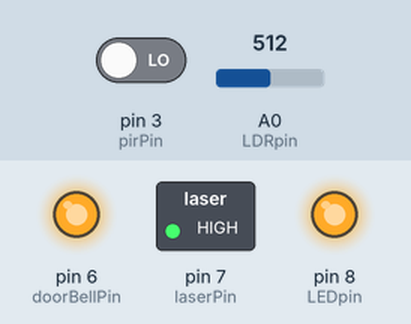
This sketch was run on a simulated Arduino Uno, built with avr-gcc and run on an emulated ATmega328P. Parts: switched loads named in the sketch (green lamp = pin HIGH), output pins drawn as LEDs (lit = HIGH). The inputs (shaded band) are chosen by the test bench; at power-on: pin 3 (pirPin) LOW, A0 (LDRpin) = 512. What the sketch prints to the serial monitor is not drawn.

Above: at 15.01 s.
At 16.4 s:
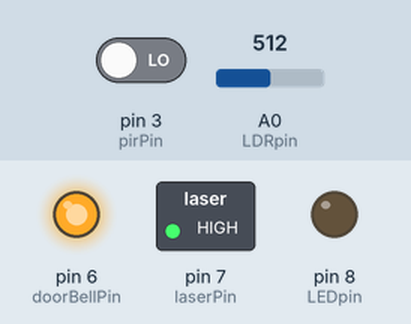
16.5 s: pin 3 (pirPin) driven HIGH
At 19.6 s:
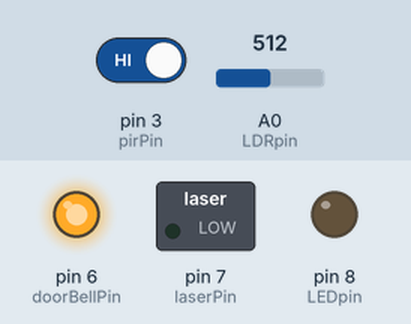
Timing chart, 0 to 21.1 s (numbered marks = the images above; inputs shaded):
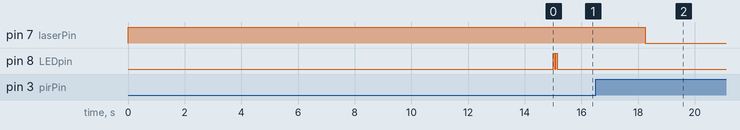

The sketch:

ConeGame3LaserGrid.ino
```cpp
//General Variables
int laserPin = 7;
int doorBellPin = 6;
bool PIRtripped = false;
long unsigned int timeSeen;
int laserTurnOffDelay = 15 * 1000; //Lasers turn on for 15 seconds
bool firstLaserLoop = true;

//LDR Variables
int lightThreshold = 250; //Doesn't need to be much. The LDR sits around 1020-1023 pretty comfortably.
int LDRcalibrationTime = 3000; //Gives the laser a bit to rest on the LDR and build up resistance before avg is found
int LDRpin = 0;
int LDRValue = 0;
int loopCount = 0;
int loopStartingAvg = 0;
int LEDpin = 8;

//PIR Variables
int calibrationTime = 15; //the time we give the sensor to calibrate (10-60 secs according to the datasheet)
int PIRdelay = 1500;
int pirPin = 3; //the digital pin connected to the PIR sensor's output

//SETUP
void setup(){
  Serial.begin(9600);
  pinMode(laserPin, OUTPUT);
  pinMode(doorBellPin, OUTPUT);
  pinMode(pirPin, INPUT);
  pinMode(LEDpin, OUTPUT);
  digitalWrite(pirPin, LOW);
  digitalWrite(laserPin, HIGH); //Writing high here, because the relay is funky.
  digitalWrite(doorBellPin, HIGH); //Writing high here, because the relay is funky.
  //give the sensor some time to calibrate
  Serial.print("calibrating sensor ");
  for(int i = 0; i < calibrationTime; i++){
    Serial.print(".");
    delay(1000);
  }
  Serial.println(" done");
  Serial.println("SENSOR ACTIVE");
  digitalWrite(LEDpin, HIGH);
  delay(50);
  digitalWrite(LEDpin, LOW);
  delay(50);
  digitalWrite(LEDpin, HIGH);
  delay(50);
  digitalWrite(LEDpin, LOW);
  delay(50);
}

//This code runs when a beam is tripped
void beamTrip() {
  digitalWrite(doorBellPin, LOW);
  digitalWrite(LEDpin, HIGH);
  delay(1000);
  digitalWrite(doorBellPin, HIGH);
  digitalWrite(LEDpin, LOW);
  delay(1000);
}

//LOOP
void loop(){
  /*  Handy dandy led blink to show how often the loop checks for change. Save battery?
  digitalWrite(LEDpin, HIGH);
  delay(25);
  digitalWrite(LEDpin, LOW);
  delay(25);
  */
  if (!PIRtripped) {
    //Code for when the PIR hasn't been tripped yet
    if(digitalRead(pirPin) == HIGH){
      //the led visualizes the sensors output pin state
      if(!PIRtripped){
        //makes sure we wait for a transition to LOW before any further output is made:
        PIRtripped = true;
        Serial.println("---");
        Serial.print("motion detected at ");
        Serial.print(millis()/1000);
        Serial.println(" sec");
        timeSeen = millis();
        delay(50);
      }
    }
    delay(PIRdelay);
  } else {
    //Code for once the PIR is tripped and shortly after
    if (millis() - timeSeen > laserTurnOffDelay) { //Check to see if the laser active time is up
      //If the laser is to be turned off, check for additional motion, so that it doesn't just click off and then back on.
      if(digitalRead(pirPin) == HIGH){
        Serial.println("---");
        Serial.print("continued motion at ");
        Serial.print(millis()/1000);
        Serial.println(" sec");
        timeSeen = millis();
      } else {
        PIRtripped = false; //Prepare to wait for motion, exiting laser loop
        digitalWrite(laserPin, HIGH); //Turn off the laser
        firstLaserLoop = true; //Sets this for next time
      }
    } else {
      if (firstLaserLoop) {
        digitalWrite(laserPin, LOW);  //Turn on laser for the first time
        delay(LDRcalibrationTime);
        for (int i = 0; i < 10; i++) {
          LDRValue = analogRead(LDRpin);
          loopStartingAvg += LDRValue; //Build total of light input
          delay(50);
        }
        loopStartingAvg /= 10; //Divide to get average light level to compare to
        Serial.println("Avg: " + String(loopStartingAvg)); //Log the light average upon a trip
        firstLaserLoop = false;
      } else {
        //The code should spend most of the time looping here, checking the light level of the LDR
        LDRValue = analogRead(LDRpin);
        if (LDRValue < loopStartingAvg - lightThreshold) {
          Serial.println("~~~~~~~~~~");
          Serial.println("TRIPPED!!!");
          Serial.print("LDRValue: ");
          Serial.println(LDRValue);
          Serial.print("Value to beat: ");
          Serial.println(loopStartingAvg - lightThreshold);
          beamTrip();
        }
      }
      delay(150); //Add delay so that it won't check again for a beam broken/time to turn off quite so rapidly.
    }
  }
}
```

Measured:
- after the input at 16.5 s, pin 7 (laserPin): HIGH → LOW after 1.8 s
